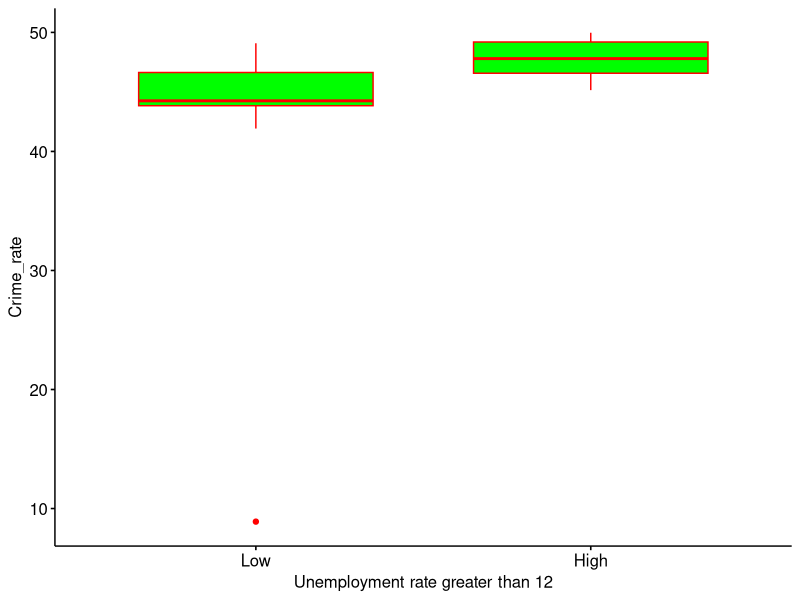

This figure's R source:

setwd("C:/Users/akki2/Documents")
Unemployment_data <- read.csv('data.csv', skip = 4)
head(Unemployment_data, 36)

# Remove months using sub() in unemploument data
Unemployment_data$Period.Unit. <- sub("^(\\d{4}).*$", "\\1", Unemployment_data$Period.Unit.)
install.packages("dplyr")
library(dplyr)

# Modified columnnames
colnames(Unemployment_data)[1] <- "Period"
colnames(Unemployment_data)[2] <- "Unemployment_Rate"

# Grouping unemployment_data by year and summarizing  Percent column by taking mean of unemployment rate.
Unemployment_data <- Unemployment_data %>% 
  group_by(Period) %>%
  summarize(Unemployment_Rate = mean(Unemployment_Rate))



# Changing type of period from charcter to numeric
Unemployment_data$Period <- as.numeric(as.character(Unemployment_data$Period))

# Extracting unemployment_data from 2003 to 2016
Unemployment_data <- Unemployment_data[(21:34), ]
Unemployment_data


str(Unemployment_data)



Crime_data <- read.csv('garda_stations.csv')
head(Crime_data)

# Extracting Burglary and related offences from 2003 to 2016.
Crime_data <- Crime_data %>% select(61:74) 



head(Crime_data,3)

# Taking mean of every column and summarise all columns using summarise_all().
Crime_data <- Crime_data %>% summarise_all("mean")
head(Crime_data, 2)

install.packages("tidyr")
library(tidyr)

# Converting two rows into two columns.
Crime_data <- Crime_data %>% gather(Period, Crime_rate, 1:14)
head(Crime_data)
install.packages("magrittr")
library(magrittr)

# removing charcters from Period column in Crime_data dataset.
Crime_data %<>% mutate(Period = substr(Period, nchar(Period)-34+30, nchar(Period)))
Crime_data

# Removing special charcters "." from Period column in Crime_data dataset 
Crime_data$Period <- gsub("[[:punct:]]", "", Crime_data$Period)

# Converting Period column from char to numeric type.
Crime_data$Period <- as.numeric(as.character(Crime_data$Period))
str(Crime_data)



# Merging two dtasets into one dataset.
Crime_Unemployment_rate <- merge(Crime_data, Unemployment_data, by=c("Period"), all=TRUE)
# Sorting data by year
Crime_Unemployment_rate <- Crime_Unemployment_rate[order(Crime_Unemployment_rate$Period),] 

str(Crime_Unemployment_rate)

install.packages("ggpubr")
install.packages("dplyr")
install.packages("MASS")
install.packages("plyr")
install.packages("ggplot2")
library(MASS)
library(plyr)
library(ggplot2)
library(dplyr)
library(ggpubr)

head(Crime_Unemployment_rate)

# Adding a Categorical column where Unemployment rate greater than 12 will be treated as High 
# and less than will be treated as Low

Crime_Unemployment_rate$Unemployment_rate_greater_than_12 <- ifelse(Crime_Unemployment_rate$Unemployment_Rate > 12,
                                                                    "High", "Low")

# Compute summary statistics by groups:



# Visualize data using box plots
ggboxplot(Crime_Unemployment_rate, x = "Unemployment_rate_greater_than_12",
          y="Crime_rate",palette=c("#00AFBB","#E7B800"),ylab = "Crime_rate", xlab = "Unemployment rate greater than 12",
          color = "red", fill = "green")


# Shapiro-Wilk normality test for Rate of Crime
shapiro.test(Crime_Unemployment_rate$Crime_rate)# p = 7.266e-06
# Shapiro-Wilk normality test for Rate of unemployment
shapiro.test(Crime_Unemployment_rate$Unemployment_Rate) # p = 0.02611


# As the one P value is less then 0.05, normality is not assummed.

# Wilcoxon test
wilcox.test(Crime_Unemployment_rate$Crime_rate)
wilcox.test(Crime_Unemployment_rate$Unemployment_Rate)


# FInding standard error
ddply(Crime_Unemployment_rate, ~ Unemployment_rate_greater_than_12, summarize,
      group.size = length(Crime_rate),
      mean.Crime_rate = mean(Crime_rate),
      sd.Crime_rate = sd(Crime_rate),
      se.mean.Crime_rate = sd.Crime_rate / sqrt(group.size)
)

# Apply indipendent two sample t-test using t.test()
Crime_Unemployment_rate.t.test <- t.test(Crime_rate ~ Unemployment_rate_greater_than_12, 
                                         data = Crime_Unemployment_rate)
Crime_Unemployment_rate.t.test


names(Crime_Unemployment_rate.t.test)


Crime_Unemployment_rate.t.test$p.value


Crime_Unemployment_rate.t.test$estimate  # group means


Crime_Unemployment_rate.t.test$conf.int  # confidence interval for difference


attr(Crime_Unemployment_rate.t.test$conf.int, "conf.level")  # confidence level


# Calculate difference in means between crime rate and unemployment rate
Crime_Unemployment_rate.t.test$estimate
Crime_rate.unemployment.diff <- round(Crime_Unemployment_rate.t.test$estimate[1] - Crime_Unemployment_rate.t.test$estimate[2], 1)
Crime_rate.unemployment.diff

# Confidence level as a %
conf.level <- attr(Crime_Unemployment_rate.t.test$conf.int, "conf.level") * 100
conf.level

# Our study finds that crime rate is increased when Unemployment is greater than 12 

getwd()

